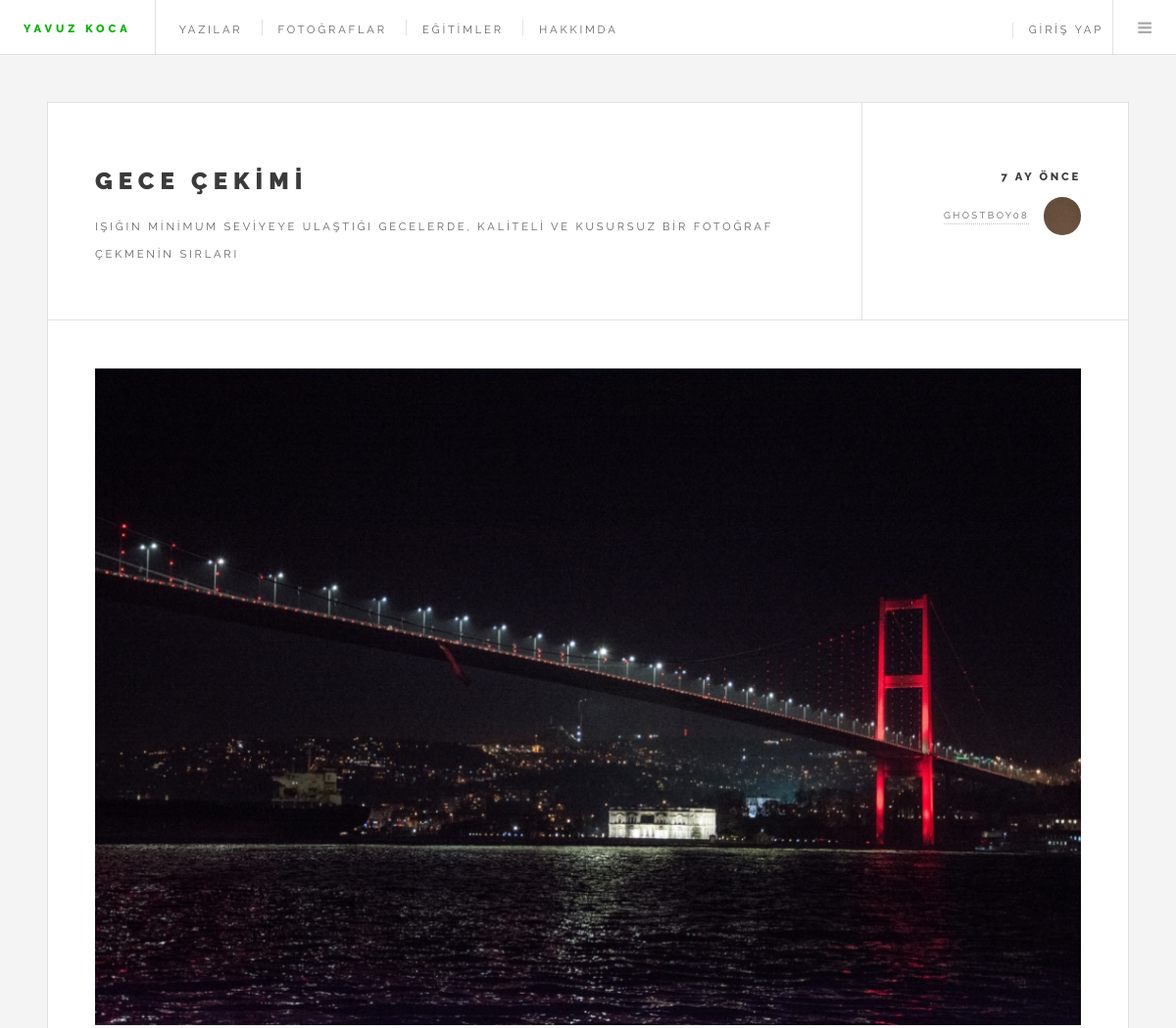
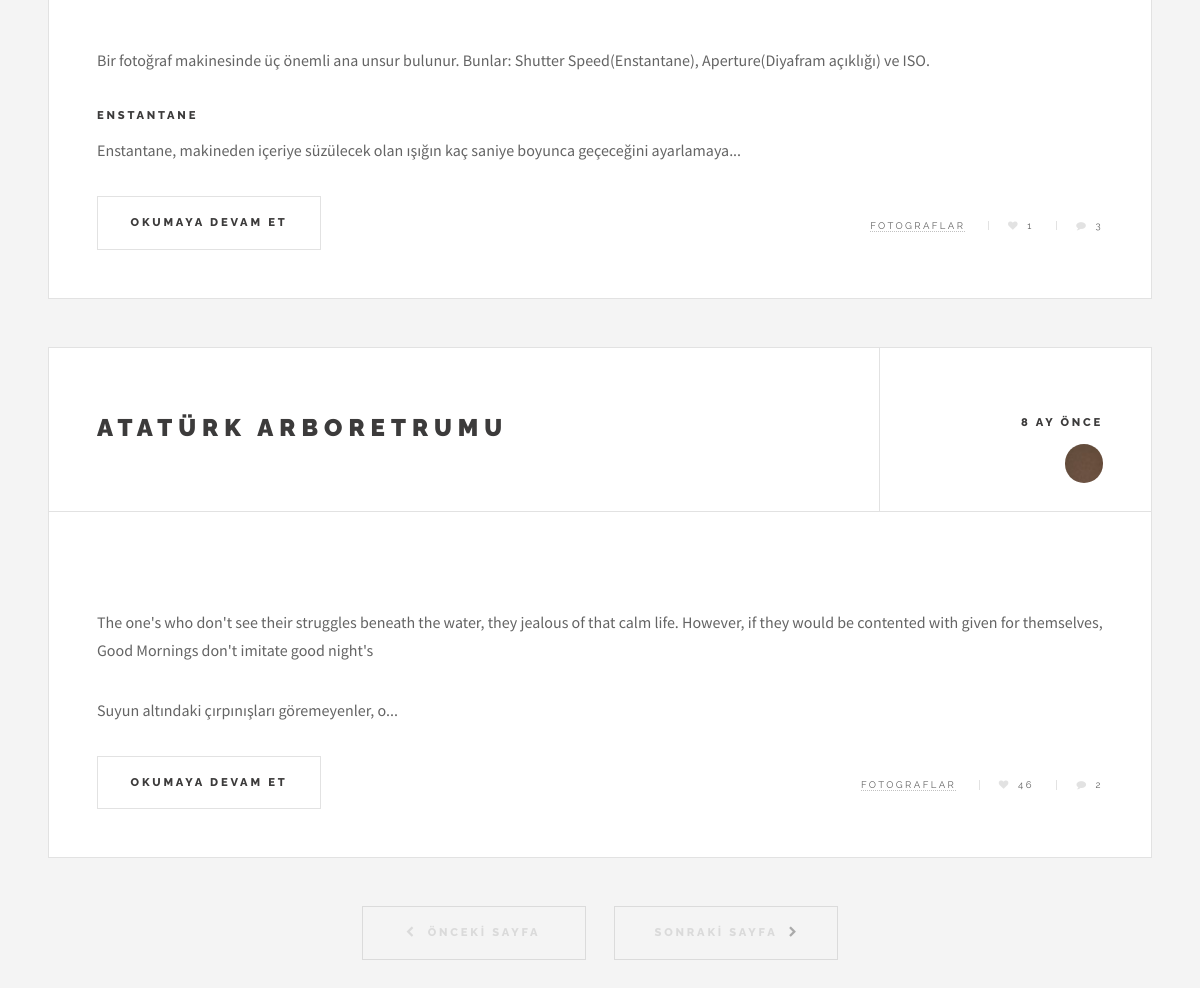
The page /fotograflar.php on the database its author committed (2 pictures, top to bottom).
### tables this page shows
CREATE TABLE IF NOT EXISTS `yazilar` (
  `id` int(11) NOT NULL AUTO_INCREMENT,
  `baslik` text NOT NULL,
  `alt_baslik` text NOT NULL,
  `icerik` text NOT NULL,
  `yazan` int(11) NOT NULL,
  `tarih` timestamp NOT NULL DEFAULT CURRENT_TIMESTAMP,
  `kategori` int(20) NOT NULL,
  `resim` text,
  PRIMARY KEY (`id`)
);

CREATE TABLE IF NOT EXISTS `kullanicilar` (
  `id` int(11) NOT NULL AUTO_INCREMENT,
  `adi` varchar(45) NOT NULL,
  `sifresi` text NOT NULL,
  `profil_resmi` text NOT NULL,
  `kayit_tarihi` timestamp NOT NULL DEFAULT CURRENT_TIMESTAMP,
  `yetki_id` int(11) NOT NULL,
  PRIMARY KEY (`id`)
);

CREATE TABLE IF NOT EXISTS `kategori` (
  `id` int(11) NOT NULL AUTO_INCREMENT,
  `kategori_adi` text NOT NULL,
  PRIMARY KEY (`id`)
);

CREATE TABLE IF NOT EXISTS `like_table` (
  `id` int(11) NOT NULL AUTO_INCREMENT,
  `yazi_id` int(11) NOT NULL,
  `number` int(11) NOT NULL,
  PRIMARY KEY (`id`)
);

### article.php (the view, shortened to what this page needs)
<article class="post">
	<header>
		<div class="title">
			<h2><a href="oku.php?id=<?php echo $satir['id']; ?>"><?php echo $satir["baslik"]; ?></a></h2>
			<?php if($satir["alt_baslik"]=="0"){}else{?>
			<p><?php echo $satir["alt_baslik"]; ?></p><?php }?>
		</div>
		<div class="meta">
			<time class="published" datetime="2015-11-01"><?php if(function_exists('yorum_ne_zaman')){yorum_ne_zaman();} ?></time>
			<a href="#" class="author"><span class="name"><?php echo $yazar["adi"]; ?></span><img src="images/avatar.jpg" alt="" /></a>
		</div>
	</header><?php if($satir["resim"]!="0"){ ?>
	<a href="oku.php?id=<?php echo $satir['id']; ?>" class="image featured"><img src="images/<?php  echo $satir["resim"];?>" alt="" /></a><?php } ?>
	<p><?php if(strlen($satir['icerik'])>260){echo substr($satir['icerik'],0,strpos($satir['icerik'], ' ', 260));}else{echo $satir['icerik'];} ?>...</p>
	<footer>
		<ul class="actions">
			<li><a href="oku.php?id=<?php echo $satir['id']; ?>" class="button big">Okumaya devam et</a></li>
		</ul>
		<ul class="stats">
			<li><a href="<?php echo $kategori["kategori_adi"]; ?>.php"><?php echo strtoupper($kategori["kategori_adi"]); ?></a></li>
			<li><a href="javascript:;" id="like<?php echo $satir['id']; ?>" class="icon fa-heart" ><?php echo $begeni['number']; ?></a></li>
			<li><a href="oku.php?id=<?php echo $satir['id']; ?>#son" id="sona_git" class="icon fa-comment"><?php echo $comments; ?></a></li>
		</ul>
	</footer>
</article>

### fotograflar.php (shortened to what this page needs)
<?php session_start(); include_once('header.php'); ?>
					<div id="main">
						<?php
							include_once("baglanti.php");
							$yazilari_secme2 = mysqli_query($con, "SELECT * FROM `yazilar` WHERE `kategori` = '6' ORDER BY `yazilar`.`tarih` DESC ");
							$yazilarin_sayisi = mysqli_num_rows($yazilari_secme2);
							$how_many = 3;
							$page = (isset($_GET['page'])) ? (int)$_GET['page'] : 1;
							$page = floor($page);
							$from_where = $how_many * ($page - 1);
							$yazilari_secme = mysqli_query($con, "SELECT * FROM `yazilar` WHERE `kategori` = '6' ORDER BY `yazilar`.`tarih` DESC LIMIT ".$how_many." OFFSET ".$from_where."");
							while($satir = mysqli_fetch_assoc($yazilari_secme)){
								if (!function_exists('yorum_ne_zaman')) {
								function yorum_ne_zaman(){
									$yorum_zamani = $GLOBALS['a'];$yil_ay = explode("-",$yorum_zamani);$new = $yil_ay[2];$gun = explode(" ",$new);
									$asd = $gun[1];$saat_dakika_saniye = explode(":",$asd);$now = date('d-m-Y');$now_gun_ay_yil = explode('-',$now);
									date_default_timezone_set('Asia/Baghdad');$saat = date("H:i:s");$now_saat_dakika_saniye = explode(':',$saat);
										$saniye_farki = $now_saat_dakika_saniye[2]-$saat_dakika_saniye[2];
										if($saniye_farki<0){
											$saniye_farki += 60;
											$now_saat_dakika_saniye[1] -= 1;
										}$dakika_farki = $now_saat_dakika_saniye[1]-$saat_dakika_saniye[1];if($dakika_farki<0){$dakika_farki += 60;$now_saat_dakika_saniye[0] -= 1;}$saat_farki = $now_saat_dakika_saniye[0]-$saat_dakika_saniye[0];
								if($saat_farki<0){$saat_farki += 12;$now_gun_ay_yil[0] -= 1;}$gun_farki = $now_gun_ay_yil[0]-$gun[0];if($gun_farki<0){$gun_farki += 30;
								$now_gun_ay_yil[1] -= 1;}$ay_farki = $now_gun_ay_yil[1]-$yil_ay[1];if($ay_farki<0){$ay_farki += 12;
								$now_gun_ay_yil[2] -= 1;}$yil_farki = $now_gun_ay_yil[2]-$yil_ay[0];if($yil_farki >= 1){echo $yil_farki." yıl önce";}
										else if($ay_farki>=1){
											echo $ay_farki." ay önce";}
										else if($gun_farki>0){
											echo $gun_farki." gün önce";}else if($saat_farki>0){echo $saat_farki." saat önce";}else if($dakika_farki>0){echo $dakika_farki." dakika önce";
								}else if($saniye_farki>0){echo $saniye_farki." saniye önce";}
								}}
								$yazar_secme = mysqli_query($con, "SELECT * FROM `kullanicilar` WHERE `id` = '".$satir["yazan"]."'");
								$yazar = mysqli_fetch_assoc($yazar_secme);
								$kategori_secme = mysqli_query($con, "SELECT * FROM `kategori` WHERE `id` = '".$satir["kategori"]."'");
								$kategori = mysqli_fetch_assoc($kategori_secme);
								$id = $satir['id'];
								$yorum_secme = mysqli_query($con,"SELECT * FROM `yorumlar` WHERE `yazi_id` ='". mysqli_real_escape_string($con,$id)."' ORDER BY `id` DESC");
								$comments = mysqli_num_rows($yorum_secme);
								$begeni_secme = mysqli_query($con,"SELECT * FROM `like_table` WHERE `yazi_id` = '".$satir["id"]."' ");
								$begeni = mysqli_fetch_assoc($begeni_secme);
								include("article.php");
							}
							?>
							<ul class="actions pagination">
								<li><a href="fotograflar.php?page=<?php echo $page - 1 ?>" class="<?php if($page == 1){echo "disabled ";}else {echo " ";} ?>button big previous">Önceki Sayfa</a></li>
								<li><a href="fotograflar.php?page=<?php echo $page + 1 ?>" class="<?php if($page*$how_many > $yazilarin_sayisi){echo "disabled ";}else {echo "";} ?>button big next">Sonraki Sayfa</a></li>
							</ul>
					</div>
			</div>
	</body>
</html>

### rows shown on the page
yazilar: baslik "GECE ÇEKIMI", alt_baslik "IŞIĞIN MINIMUM SEVIYEYE ULAŞTIĞI GECELERDE, KALITELI VE KUSURSUZ BIR FOTOĞRAF ÇEKMENIN SIRLARI", ay_farki "7", kullanicilar.adi "GHOSTBOY08", resim (picture), icerik "Bir fotoğraf makinesinde üç önemli ana unsur bulunur. Bunlar: Shutter Speed(Enstantane), Aperture(Diyafram açıklığı) ve ISO. ENSTANTANE Enstantane, makineden içeriye süzülecek olan ışığın kaç saniye boyunca geçeceğini ayarlamaya", kategori.kategori_adi "FOTOGRAFLAR", like_table.number "1", comments "3"
yazilar: baslik "ATATÜRK ARBORETRUMU", ay_farki "8", icerik "The one's who don't see their struggles beneath the water, they jealous of that calm life. However, if they would be contented with given for themselves, Good Mornings don't imitate good night's Suyun altındaki çırpınışları göremeyenler, o", kategori.kategori_adi "FOTOGRAFLAR", like_table.number "46", comments "2"
